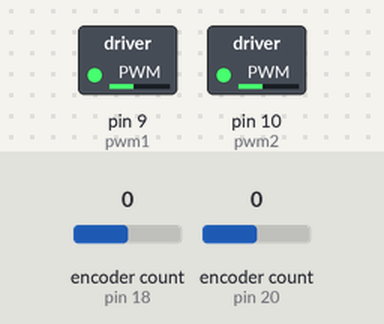
The sketch below on a simulated Arduino Uno, built with avr-gcc and run on an emulated ATmega328P. On the bench: switched loads named in the sketch (green lamp = pin HIGH). The test bench sets the inputs (shaded band); at power-on: encoder count (sensors on pin 18, pin 20) 0. What the sketch prints to the serial monitor is not drawn.

Above: at 0.1 s.
Timing chart, 0 to 1.6 s (numbered marks = the images above):
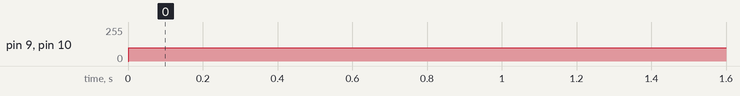

Measured:
- by itself, pin 9 (pwm1): 0/255 → 100/255 at 0.00 s
- by itself, pin 10 (pwm2): 0/255 → 100/255 at 0.01 s

The sketch:

EncoderDistance.ino
```cpp
#include "Encoder.h"
#include "DualVNH5019MotorShield.h"
DualVNH5019MotorShield md;

#define dir1 7
#define dir2 8
#define pwm1 9
#define pwm2 10
#define en1 2
#define en2 4

Encoder myEnc1(18,19);
Encoder myEnc2(20,21);


//time variables
unsigned long tm = 0;              //current time
double GearRatio=70;
int countsPerRev_motor=64;
int counts=0;
double RevsShaft2Rad=2*PI;
unsigned long t_ms=0.0;
double t=0.0;
double t_old=0.0;
double Pos1=0.0;
double Vel1=0.0;
float Dist1=0.0;
double WheelD=7.7;
double Pos_old1=0.0;
double Pos2=0.0;
double Vel2=0.0;
float Dist2=0.0;
double Pos_old2=0.0;
double specDist = 120.0;
double E1 = 0;
double E2 = 0;
float Rot1 = 0.0;
float Rot2 = 0.0;
char serialByte;


void setup() {
  // put your setup code here, to run once:
   //md.init();                      //initialize motor controller
Serial.begin(9600);
}

void loop() {
double tm = micros()/1000000.0;  //current time
// put your main code here, to run repeatedly:
//Serial.print(myEnc1.read());
//Serial.print("\t");
//Serial.print(myEnc2.read());
//Serial.print("\t");
//Serial.println();

t_ms = millis();
t = t_ms/1000.0;

E1=myEnc1.read()*(RevsShaft2Rad);
E2=myEnc2.read()*(RevsShaft2Rad);
Pos1=(((E1/countsPerRev_motor)/GearRatio)*RevsShaft2Rad);
Pos2=(((E2/countsPerRev_motor)/GearRatio)*RevsShaft2Rad);
Rot1=Pos1/39.66;
Rot2=Pos2/39.66;
Dist1=Rot1*9.8*3.14;
Dist2=Rot2*9.8*3.14;
Serial.print(Dist1);
Serial.print("\t");
Serial.print(Dist2);
Serial.print("\t");
Serial.println();


Vel1=(Pos1-Pos_old1)/(t-t_old);
Vel2=(Pos2-Pos_old2)/(t-t_old);
t_old=t;
Pos_old1=Pos1;
Pos_old2=Pos2;

   //if (Serial.available() > 0) {
   //  serialByte = Serial.read();
   //}

   //if (serialByte == 's') {
      //Serial.print(Dist1);
      //Serial.print("\t");
      //Serial.print(Dist2);
      //Serial.print("\t");
      //Serial.println();
      if(Dist1<specDist){
      digitalWrite(dir1,1);
      digitalWrite(en1,1);
      analogWrite(pwm1,100);
      delay(10);
      }
      if(Dist2<specDist){
      digitalWrite(dir2,1);
      digitalWrite(en2,1);
      analogWrite(pwm2,100);
      delay(10);
    }
    if(Dist1>=specDist){
      digitalWrite(dir1,1);
      digitalWrite(en1,1);
      analogWrite(pwm1,0);
      delay(10);
    }
    if(Dist2>=specDist){
      digitalWrite(dir2,1);
      digitalWrite(en2,1);
      analogWrite(pwm2,0);
      delay(10);
    }
  //}

//Serial.print(Vel);
//Serial.print("\t");
//Serial.println();
}
```
